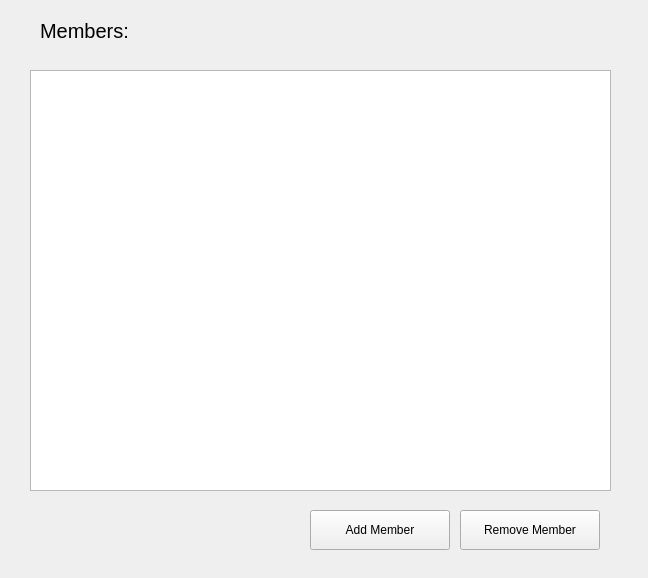
<?xml version="1.0" encoding="UTF-8"?>
<ui version="4.0">
 <class>Members</class>
 <widget class="QWidget" name="Members">
  <property name="geometry">
   <rect>
    <x>0</x>
    <y>0</y>
    <width>648</width>
    <height>578</height>
   </rect>
  </property>
  <property name="windowTitle">
   <string>Form</string>
  </property>
  <widget class="QLabel" name="label">
   <property name="geometry">
    <rect>
     <x>40</x>
     <y>10</y>
     <width>121</width>
     <height>41</height>
    </rect>
   </property>
   <property name="font">
    <font>
     <pointsize>15</pointsize>
    </font>
   </property>
   <property name="text">
    <string>Members:</string>
   </property>
  </widget>
  <widget class="QPushButton" name="AddButton">
   <property name="geometry">
    <rect>
     <x>310</x>
     <y>510</y>
     <width>140</width>
     <height>40</height>
    </rect>
   </property>
   <property name="minimumSize">
    <size>
     <width>140</width>
     <height>40</height>
    </size>
   </property>
   <property name="maximumSize">
    <size>
     <width>140</width>
     <height>40</height>
    </size>
   </property>
   <property name="text">
    <string>Add Member</string>
   </property>
  </widget>
  <widget class="QPushButton" name="RemoveButton">
   <property name="geometry">
    <rect>
     <x>460</x>
     <y>510</y>
     <width>140</width>
     <height>40</height>
    </rect>
   </property>
   <property name="minimumSize">
    <size>
     <width>140</width>
     <height>40</height>
    </size>
   </property>
   <property name="maximumSize">
    <size>
     <width>140</width>
     <height>40</height>
    </size>
   </property>
   <property name="text">
    <string>Remove Member</string>
   </property>
  </widget>
  <widget class="QListWidget" name="listWidget">
   <property name="geometry">
    <rect>
     <x>30</x>
     <y>70</y>
     <width>581</width>
     <height>421</height>
    </rect>
   </property>
  </widget>
 </widget>
 <resources/>
 <connections/>
</ui>
